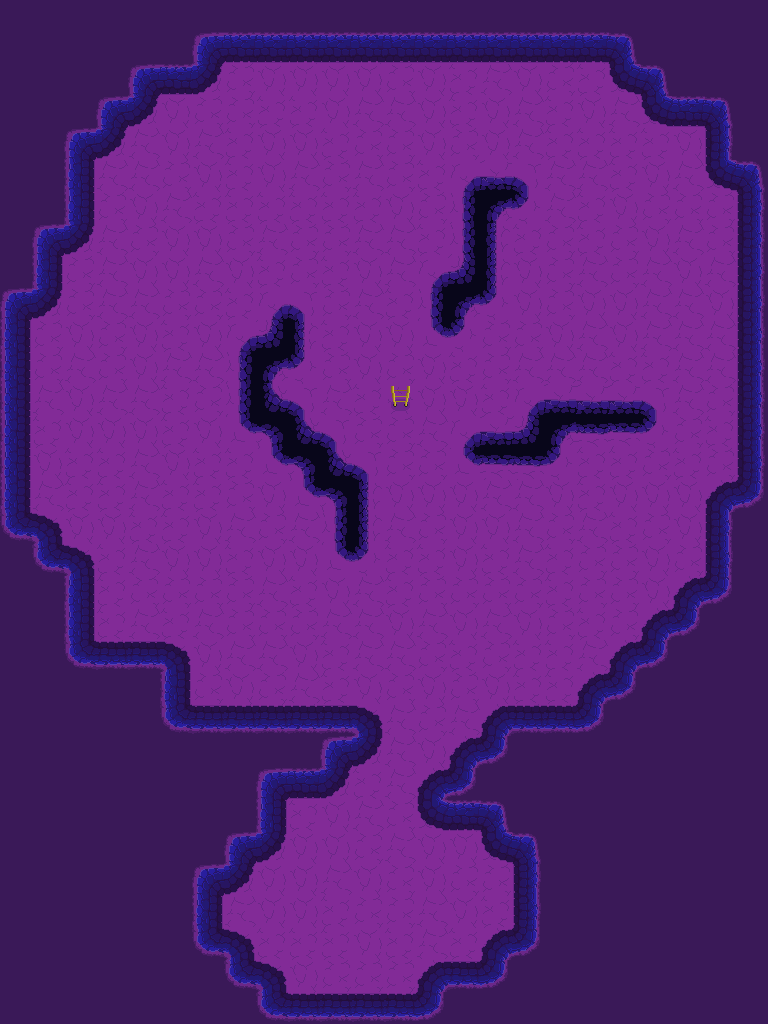

A level layout from a 2D game, rendered from its tile map. Below: a short description, then the map file with tile-grid data replaced by summaries:
An orthogonal 24x32 tile map with 32x32 px tiles, 1 tile layer (Tile Layer 1), 2 tilesets and 28 objects.

<map version="1.0" orientation="orthogonal" renderorder="right-down" width="24" height="32" tilewidth="32" tileheight="32" nextobjectid="65">
 <properties>
  <property name="BottomMap" value="" />
  <property name="Name" value="LowerZombiePit" />
    <property name="DeadMap" value="Spirit_LowerZombiePit" />
 </properties>
 <tileset firstgid="1" source="../Tilesets/MineTileset.tsx" />
 <tileset firstgid="257" source="../Tilesets/PlaceObjects.tsx" />
 <layer name="Tile Layer 1" width="24" height="32">
  <data>[768 cells, 768 non-empty, 38 distinct tile ids]</data>
 </layer>
 <objectgroup name="ObjectLayers">
  <object id="6" gid="257" x="224" y="288" width="32" height="32">
   <properties>
    <property name="ObjectName" value="Zombie" />
    <property name="When" value="not player_is_dead" />
   </properties>
  </object>
  <object id="37" x="416" y="416" width="32" height="32">
   <properties>
    <property name="PortalFrom" value="UpperLevel" />
   </properties>
  </object>
  <object id="38" x="384" y="384" width="32" height="32">
   <properties>
    <property name="PortalTo" value="UpperZombiePit:LowerLevel" />
   </properties>
  </object>
  <object id="39" gid="257" x="288" y="224" width="32" height="32">
   <properties>
    <property name="ObjectName" value="Zombie" />
    <property name="When" value="not player_is_dead" />
   </properties>
  </object>
  <object id="40" gid="257" x="384" y="192" width="32" height="32">
   <properties>
    <property name="ObjectName" value="Zombie" />
    <property name="When" value="not player_is_dead" />
   </properties>
  </object>
  <object id="41" gid="257" x="359" y="277" width="32" height="32">
   <properties>
    <property name="ObjectName" value="Zombie" />
    <property name="When" value="not player_is_dead" />
   </properties>
  </object>
  <object id="42" gid="257" x="608" y="320" width="32" height="32">
   <properties>
    <property name="ObjectName" value="Zombie" />
    <property name="When" value="not player_is_dead" />
   </properties>
  </object>
  <object id="43" gid="257" x="640" y="352" width="32" height="32">
   <properties>
    <property name="ObjectName" value="Zombie" />
    <property name="When" value="not player_is_dead" />
   </properties>
  </object>
  <object id="44" gid="257" x="678" y="244" width="32" height="32">
   <properties>
    <property name="ObjectName" value="Zombie" />
    <property name="When" value="not player_is_dead" />
   </properties>
  </object>
  <object id="45" gid="257" x="576" y="576" width="32" height="32">
   <properties>
    <property name="ObjectName" value="Zombie" />
    <property name="When" value="not player_is_dead" />
   </properties>
  </object>
  <object id="46" gid="257" x="576" y="512" width="32" height="32">
   <properties>
    <property name="ObjectName" value="Zombie" />
    <property name="When" value="not player_is_dead" />
   </properties>
  </object>
  <object id="47" gid="257" x="512" y="608" width="32" height="32">
   <properties>
    <property name="ObjectName" value="Zombie" />
    <property name="When" value="not player_is_dead" />
   </properties>
  </object>
  <object id="48" gid="257" x="487" y="519" width="32" height="32">
   <properties>
    <property name="ObjectName" value="Zombie" />
    <property name="When" value="not player_is_dead" />
   </properties>
  </object>
  <object id="49" gid="257" x="288" y="544" width="32" height="32">
   <properties>
    <property name="ObjectName" value="Zombie" />
    <property name="When" value="not player_is_dead" />
   </properties>
  </object>
  <object id="50" gid="257" x="224" y="608" width="32" height="32">
   <properties>
    <property name="ObjectName" value="Zombie" />
    <property name="When" value="not player_is_dead" />
   </properties>
  </object>
  <object id="51" gid="257" x="192" y="512" width="32" height="32">
   <properties>
    <property name="ObjectName" value="Zombie" />
    <property name="When" value="not player_is_dead" />
   </properties>
  </object>
  <object id="52" gid="257" x="160" y="576" width="32" height="32">
   <properties>
    <property name="ObjectName" value="Zombie" />
    <property name="When" value="not player_is_dead" />
   </properties>
  </object>
  <object id="53" gid="257" x="256" y="576" width="32" height="32">
   <properties>
    <property name="ObjectName" value="Zombie" />
    <property name="When" value="not player_is_dead" />
   </properties>
  </object>
  <object id="54" gid="259" x="288" y="896" width="32" height="32">
   <properties>
    <property name="ObjectName" value="ShotgunAmmo" />
    <property name="When" value="not player_is_dead" />
   </properties>
  </object>
  <object id="55" gid="259" x="320" y="928" width="32" height="32">
   <properties>
    <property name="ObjectName" value="ShotgunAmmo" />
    <property name="When" value="not player_is_dead" />
   </properties>
  </object>
  <object id="56" gid="260" x="448" y="928" width="32" height="32">
   <properties>
    <property name="ObjectName" value="MoneyDrop" />
    <property name="When" value="not player_is_dead" />
   </properties>
  </object>
  <object id="57" gid="260" x="384" y="960" width="32" height="32">
   <properties>
    <property name="ObjectName" value="MoneyDrop" />
    <property name="When" value="not player_is_dead" />
   </properties>
  </object>
  <object id="58" gid="260" x="416" y="928" width="32" height="32">
   <properties>
    <property name="ObjectName" value="MoneyDrop" />
    <property name="When" value="not player_is_dead" />
   </properties>
  </object>
  <object id="59" gid="260" x="416.25" y="895.25" width="32" height="32">
   <properties>
    <property name="ObjectName" value="MoneyDrop" />
    <property name="When" value="not player_is_dead" />
   </properties>
  </object>
  <object id="60" gid="260" x="384" y="928" width="32" height="32">
   <properties>
    <property name="ObjectName" value="MoneyDrop" />
    <property name="When" value="not player_is_dead" />
   </properties>
  </object>
  <object id="61" gid="260" x="448" y="896" width="32" height="32">
   <properties>
    <property name="ObjectName" value="MoneyDrop" />
    <property name="When" value="not player_is_dead" />
   </properties>
  </object>
  <object id="62" gid="261" x="320" y="960" width="32" height="32">
   <properties>
    <property name="ObjectName" value="HealthDrop" />
    <property name="When" value="player_is_alive" />
   </properties>
  </object>
  <object id="64" gid="261" x="288" y="992" width="32" height="32">
   <properties>
    <property name="ObjectName" value="HealthDrop" />
    <property name="When" value="player_is_alive" />
   </properties>
  </object>
 </objectgroup>
</map>
